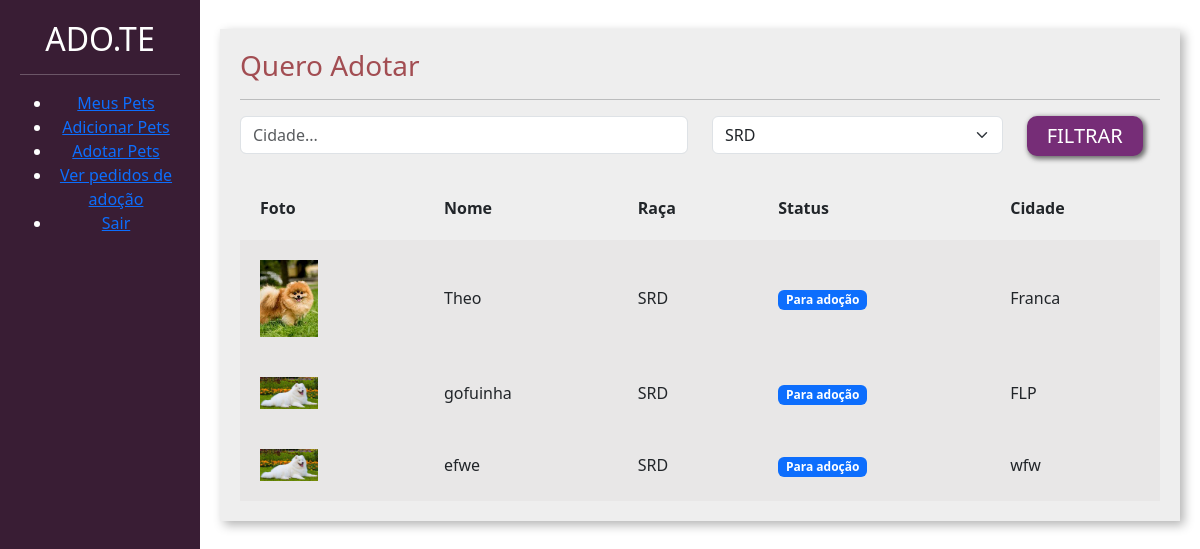
/adotar/ (signed in), run on the app's committed database.
### divulgar/models.py (models this page shows, shortened)
class Pet(models.Model):
    choices_status = (("P", 'Para adoção'),
                      ('A', 'Adotado'))
    usuario = models.ForeignKey(User, on_delete=models.CASCADE)
    nome = models.CharField(max_length=100)
    descricao = models.TextField()
    estado = models.CharField(max_length=50)
    cidade = models.CharField(max_length=50)
    telefone = models.CharField(max_length=14)
    raca = models.ForeignKey(Raca, on_delete=models.CASCADE)
    tags = models.ManyToManyField(Tag)  # manytomany é muitos paras muitos
    status = models.CharField(
        max_length=1, choices=choices_status, default='P')
    foto = models.ImageField(upload_to="fotos_pets")

class Raca(models.Model):
    raca = models.CharField(max_length=50)
    def __str__(self) -> str:
        return self.raca

### adotar/views.py (the view)
# urls.py: path('', views.listar_pets, name="listar_pets"),
@login_required
def listar_pets(request):
    if request.method == 'GET':
        pets = Pet.objects.filter(status='P')
        racas = Raca.objects.all()
        cidade = request.GET.get('cidade')
        raca_filter = request.GET.get('raca')
        if cidade:
            pets = pets.filter(cidade__icontains=cidade)
        if raca_filter:
            pets = pets.filter(raca__id=raca_filter)
            raca_filter = Raca.objects.get(id=raca_filter)
        return render(request, 'listar_pet.html', {'pets': pets, 'racas': racas, 'cidade': cidade, 'raca_filter': raca_filter})

### adotar/templates/listar_pet.html (shortened to what this page needs)
{% load static %}
<!doctype html>
<html lang="pt-BR">
<head>
    <link href="https://cdn.jsdelivr.net/npm/bootstrap@5.3.0-alpha1/dist/css/bootstrap.min.css" rel="stylesheet">
    <link href="{% static 'usuarios/css/cadastro.css' %}" rel="stylesheet">
    <link href="{% static 'divulgar/css/novo_pet.css' %}" rel="stylesheet">
    <link href="{% static 'divulgar/css/seus_pet.css' %}" rel="stylesheet">
    <link href="{% static 'adotar/css/listar_pets.css' %}" rel="stylesheet">
</head>
<body>
    <div class="container-fluid">
        <div class="row">
            <div class="col-md-2 bg-side sidebar">
                <h2>ADO.TE</h2>
                <hr>
                <ul>
                    <li><a href="{% url 'seus_pet' %}" class="link-center">Meus Pets</a></li>
                    <li><a href="{% url 'novo_pet' %}" class="link-center">Adicionar Pets</a></li>
                    <li><a href="{% url 'listar_pets' %}" class="link-center">Adotar Pets</a></li>
                    <li><a href="{% url 'ver_pedido_adocao' %}" class="link-center">Ver pedidos de adoção</a></li>
                    <li><a href="{% url 'sair' %}" class="link-center">Sair</a></li>
                </ul>
            </div>
            <div class="col-md">
                <div class="wrapper">
                    <div class="box width80">
                        <h3 class="font-vinho">Quero Adotar</h3>
                        <hr>
                        <form action="{% url 'listar_pets' %}" method="GET">
                            <div class="row">
                                <div class="col-md-6">
                                    <input type="text" placeholder="Cidade..." value="{% if cidade %}{{cidade}} {% endif %}" name="cidade"
                                        class="form-control">
                                </div>
                                <div class="col-md-4">
                                    <select class="form-select" name="raca">
                                        {% for raca in racas %}
                                        <option {% if raca_filter.id == raca.id %}  selected {% endif %} value="{{raca.id}}">{{raca}}</option>
                                        {%endfor%}
                                    </select>
                                </div>
                                <div class="col-md-2">
                                    <input type="submit" class="btn-custom-secondary" value="FILTRAR">
                                </div>
                            </div>
                        </form>
                        <table class="tabela" cellpadding="20">
                            <tr>
                                <th>Foto</th>
                                <th>Nome</th>
                                <th>Raça</th>
                                <th>Status</th>
                                <th>Cidade</th>
                            </tr>
                            {% for pet in pets%}
                            <tr class="tabela-linha">
                                <td width="20%">
                                    {% if pet.foto %}
                                    <a href="{% url 'ver_pet' pet.id %}"><img width="40%" src="{{pet.foto.url}}"></a>
                                    {% endif %}
                                </td>
                                <td>
                                    {{pet.nome}}
                                </td>
                                <td>
                                    {{pet.raca}}
                                </td>
                                <td>
                                    {% if pet.status == "P" %}
                                    <span class="badge text-bg-primary">Para adoção</span>
                                    {% elif pet.status == "A" %}
                                    <span class="badge text-bg-success">Adotado</span>
                                    {% endif%}
                                </td>
                                <td>
                                    {{pet.cidade}}
                                </td>
                            </tr>
                            {% endfor %}
                        </table>
                    </div>
                </div>
            </div>
        </div>
    </div>
</body>
</html>

### templates/static/usuarios/css/cadastro.css (style rules this page uses)
.bg-side { background-color: #391D34; color: white; height: 100vh; }

### templates/static/divulgar/css/novo_pet.css (style rules this page uses)
.sidebar { text-align: center; padding: 20px; }
.wrapper { margin-top: 3%; display: flex; flex-direction: row; justify-content: center; align-items: center; }
.box { padding:20px; width: 50vw; background: rgb(238, 238, 238); box-shadow: 4px 4px 10px rgba(0,0,0,.3); }
.font-vinho { color: #A24D52; }

### templates/static/divulgar/css/seus_pet.css (style rules this page uses)
.width80 { width: 80vw; }
.tabela { width: 100%; margin-top: 20px; }
.tabela-linha { background-color: #e8e7e7; }

### templates/static/adotar/css/listar_pets.css (style rules this page uses)
.btn-custom-secondary { background-color: #762D77; border: none; box-shadow: 2px 2px 5px 1px rgb(108, 108, 108); color: white; font-size: 20px; padding: 5px 20px 5px 20px; border-radius: 10px; }

### data on the page
Pet: foto (picture), nome "Theo", raca "SRD", status "Para adoção", cidade "Franca"
Pet: foto (picture), nome "gofuinha", raca "SRD", status "Para adoção", cidade "FLP"
Pet: foto (picture), nome "efwe", raca "SRD", status "Para adoção", cidade "wfw"

### other printed values
form field raca "SRD"
